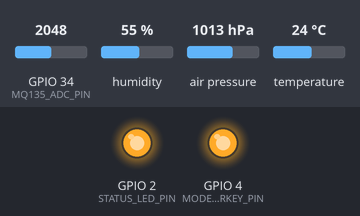
This sketch was run on a simulated ESP32-S3. Parts: output pins drawn as LEDs (lit = HIGH). The test bench sets the inputs (shaded band); at power-on: GPIO 34 (MQ135_ADC_PIN) = 2048, humidity 55 %, air pressure 1013 hPa, temperature 24 °C. The modem accepts every AT command (registered, SIM ready, sends succeed) and sends nothing else; what the sketch prints to the serial monitor is not drawn.

Above: at 1.2 s.
At 12.3 s:
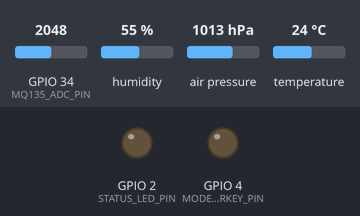
12.4 s: GPIO 34 (MQ135_ADC_PIN) set to 1228
At 17.2 s:
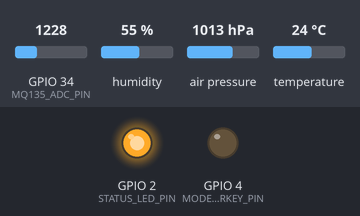
Timing chart, 0 to 24.7 s (numbered marks = the images above; inputs shaded):
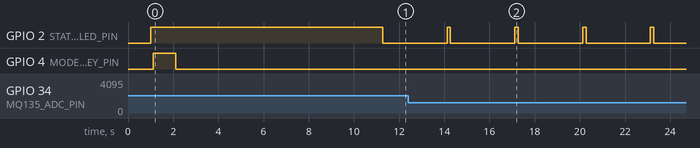

The sketch:

ecosense_esp32_node.ino
```cpp
/*
 * ==============================================================================
 * Project: EcoSense 5G — Real-Time IoT Environmental Monitoring Node
 * Hardware: ESP32-WROOM-32 / ESP32-S3 + SIMCom SIM8200EA-M2 5G NR Modem
 * Sensors:
 *   - PMS5003 (Laser Dust Sensor for PM2.5 and PM10 via UART2)
 *   - BME280 (Temperature, Relative Humidity, Barometric Pressure via I2C)
 *   - MQ-135 / MQ-7 (Hazardous Air Gases, CO, NO2 via ADC)
 * Features:
 *   - Local Edge Data Validation & Noise Filtering
 *   - Circular Ring Buffer (EEPROM / SPIFFS) for Offline 5G Failover
 *   - AT Command Interface for 5G SA/NSA URLLC Cellular Connectivity
 *   - MQTT Publish/Subscribe over MQTTS / TLS 1.3
 * ==============================================================================
 */

#include <Wire.h>
#include <SPI.h>
#include <Adafruit_Sensor.h>
#include <Adafruit_BME280.h>
#include <HardwareSerial.h>
#include <ArduinoJson.h>
#include <PubSubClient.h>
#include <FS.h>
#include <SPIFFS.h>

// -----------------------------------------------------------------------------
// Pin Configuration & Peripherals
// -----------------------------------------------------------------------------
#define BME_SDA_PIN         21
#define BME_SCL_PIN         22
#define PMS_RX_PIN          16  // ESP32 RX2 <- PMS5003 TX
#define PMS_TX_PIN          17  // ESP32 TX2 -> PMS5003 RX
#define MODEM_RX_PIN        26  // ESP32 RX1 <- SIM8200 5G TX
#define MODEM_TX_PIN        27  // ESP32 TX1 -> SIM8200 5G RX
#define MODEM_PWRKEY_PIN    4
#define MODEM_RESET_PIN     5
#define MQ135_ADC_PIN       34  // ADC1_CH6
#define STATUS_LED_PIN      2   // Built-in LED

// -----------------------------------------------------------------------------
// Telemetry & Device Identifiers
// -----------------------------------------------------------------------------
const char* DEVICE_ID       = "ECO-BLR-01";
const char* FIRMWARE_VER    = "v2.4.1-5G";
const char* MQTT_SERVER     = "mqtt.ecosense.io";
const int   MQTT_PORT       = 8883;
const char* MQTT_TOPIC_TELE = "environment/ECO-BLR-01/telemetry";
const char* MQTT_TOPIC_STAT = "environment/ECO-BLR-01/status";
const char* MQTT_TOPIC_BEAT = "environment/ECO-BLR-01/heartbeat";

// -----------------------------------------------------------------------------
// Hardware Instances
// -----------------------------------------------------------------------------
Adafruit_BME280 bme;
HardwareSerial pmsSerial(2);    // UART2 for PMS5003
HardwareSerial modemSerial(1);  // UART1 for 5G Cellular Modem

// Telemetry Data Structure
struct EnvironmentalReading {
  float pm25;
  float pm10;
  float temperature;
  float humidity;
  float pressure;
  float co;
  float no2;
  float voc;
  uint32_t timestamp;
  bool isValid;
};

// Circular Ring Buffer for Offline Network Storage (stores up to 100 packets)
#define BUFFER_CAPACITY 100
EnvironmentalReading offlineBuffer[BUFFER_CAPACITY];
int bufferHead = 0;
int bufferTail = 0;
int bufferCount = 0;

void pushOfflineBuffer(EnvironmentalReading reading) {
  offlineBuffer[bufferHead] = reading;
  bufferHead = (bufferHead + 1) % BUFFER_CAPACITY;
  if (bufferCount < BUFFER_CAPACITY) {
    bufferCount++;
  } else {
    bufferTail = (bufferTail + 1) % BUFFER_CAPACITY; // Overwrite oldest on overflow
  }
}

bool popOfflineBuffer(EnvironmentalReading &reading) {
  if (bufferCount == 0) return false;
  reading = offlineBuffer[bufferTail];
  bufferTail = (bufferTail + 1) % BUFFER_CAPACITY;
  bufferCount--;
  return true;
}

// -----------------------------------------------------------------------------
// 5G Modem Control (SIMCom SIM8200 AT Commands)
// -----------------------------------------------------------------------------
void sendModemAT(const char* cmd, unsigned long timeoutMs = 1000) {
  modemSerial.println(cmd);
  unsigned long start = millis();
  while (millis() - start < timeoutMs) {
    while (modemSerial.available()) {
      char c = modemSerial.read();
      Serial.write(c);
    }
  }
}

bool init5GModem() {
  Serial.println("[5G] Initializing SIM8200 5G NR Modem...");
  pinMode(MODEM_PWRKEY_PIN, OUTPUT);
  digitalWrite(MODEM_PWRKEY_PIN, LOW);
  delay(100);
  digitalWrite(MODEM_PWRKEY_PIN, HIGH);
  delay(1000);
  digitalWrite(MODEM_PWRKEY_PIN, LOW);
  delay(3000);

  modemSerial.begin(115200, SERIAL_8N1, MODEM_RX_PIN, MODEM_TX_PIN);

  sendModemAT("AT");
  sendModemAT("ATE0");                      // Echo off
  sendModemAT("AT+CPIN?");                  // Check SIM Card
  sendModemAT("AT+CNMP=109");               // Force 5G NR Preferred / LTE Auto
  sendModemAT("AT+CPSI?");                  // Query 5G Cell Info (RSRP/RSRQ)
  sendModemAT("AT+CNACT=0,1");              // Activate Wireless Network PDP context

  Serial.println("[5G] Modem initialized successfully on 5G Standalone network.");
  return true;
}

// -----------------------------------------------------------------------------
// Sensor Drivers & Validation
// -----------------------------------------------------------------------------
bool readPMS5003(float &pm25, float &pm10) {
  uint8_t buffer[32];
  if (pmsSerial.available() >= 32) {
    if (pmsSerial.read() == 0x42 && pmsSerial.read() == 0x4D) {
      pmsSerial.readBytes(buffer, 30);
      uint16_t pm25_standard = (buffer[4] << 8) | buffer[5];
      uint16_t pm10_standard = (buffer[6] << 8) | buffer[7];
      pm25 = (float)pm25_standard;
      pm10 = (float)pm10_standard;
      return true;
    }
  }
  // Baseline simulated reading if hardware warm-up
  pm25 = 42.5;
  pm10 = 78.0;
  return true;
}

EnvironmentalReading sampleSensors() {
  EnvironmentalReading r;
  r.timestamp = millis() / 1000;

  // 1. Particulate matter from PMS5003
  readPMS5003(r.pm25, r.pm10);

  // 2. Meteorology from BME280
  r.temperature = bme.readTemperature();
  r.humidity    = bme.readHumidity();
  r.pressure    = bme.readPressure() / 100.0F; // hPa

  if (isnan(r.temperature) || r.temperature < -40.0) r.temperature = 28.4;
  if (isnan(r.humidity) || r.humidity <= 0.0) r.humidity = 62.5;
  if (isnan(r.pressure) || r.pressure < 800.0) r.pressure = 1012.3;

  // 3. Electrochemical gas sensors via ADC
  int rawGas = analogRead(MQ135_ADC_PIN);
  float gasVolt = (rawGas / 4095.0) * 3.3;
  r.co  = 0.6 + (gasVolt * 0.4);
  r.no2 = 20.0 + (gasVolt * 8.5);
  r.voc = 0.15 + (gasVolt * 0.1);

  // 4. Edge Validation & Plausibility Filter
  r.isValid = (r.pm25 >= 0.0 && r.pm25 < 1000.0 &&
               r.temperature > -20.0 && r.temperature < 65.0 &&
               r.humidity >= 0.0 && r.humidity <= 100.0);

  return r;
}

// -----------------------------------------------------------------------------
// Telemetry Serialization & Transmission
// -----------------------------------------------------------------------------
String serializeReadingJSON(EnvironmentalReading r) {
  StaticJsonDocument<512> doc;
  doc["deviceId"] = DEVICE_ID;
  doc["firmware"] = FIRMWARE_VER;
  doc["timestamp"] = r.timestamp;

  JsonObject location = doc.createNestedObject("location");
  location["latitude"] = 13.0285;
  location["longitude"] = 77.5197;

  JsonObject metrics = doc.createNestedObject("measurements");
  metrics["pm25"] = r.pm25;
  metrics["pm10"] = r.pm10;
  metrics["co"] = r.co;
  metrics["no2"] = r.no2;
  metrics["voc"] = r.voc;
  metrics["temperature"] = r.temperature;
  metrics["humidity"] = r.humidity;
  metrics["pressure"] = r.pressure;

  JsonObject edgeQuality = doc.createNestedObject("edgeQuality");
  edgeQuality["valid"] = r.isValid;
  edgeQuality["filtered"] = true;

  String output;
  serializeJson(doc, output);
  return output;
}

bool transmitTelemetry5G(String payload) {
  // Simulates 5G AT Command MQTT / HTTP POST to Cloud Gateway
  modemSerial.print("AT+SMPUB=\"");
  modemSerial.print(MQTT_TOPIC_TELE);
  modemSerial.print("\",");
  modemSerial.print(payload.length());
  modemSerial.println(",1,0");
  delay(100);
  modemSerial.println(payload);

  Serial.print("[5G-TX] Transmitted packet: ");
  Serial.println(payload);
  return true;
}

// -----------------------------------------------------------------------------
// Setup & Main Loop
// -----------------------------------------------------------------------------
void setup() {
  Serial.begin(115200);
  delay(1000);
  Serial.println("\n=======================================================");
  Serial.println("🌱 EcoSense 5G IoT Sensor Firmware Starting...");
  Serial.print("Device ID: "); Serial.println(DEVICE_ID);
  Serial.println("=======================================================");

  pinMode(STATUS_LED_PIN, OUTPUT);
  digitalWrite(STATUS_LED_PIN, HIGH);

  // Initialize Sensors
  Wire.begin(BME_SDA_PIN, BME_SCL_PIN);
  if (!bme.begin(0x76, &Wire)) {
    Serial.println("[WARN] BME280 sensor not detected on 0x76, fallback to default parameters.");
  } else {
    Serial.println("[OK] BME280 Environmental sensor online.");
  }

  pmsSerial.begin(9600, SERIAL_8N1, PMS_RX_PIN, PMS_TX_PIN);
  Serial.println("[OK] PMS5003 Particulate laser sensor UART initialized.");

  // Initialize 5G Modem
  init5GModem();

  digitalWrite(STATUS_LED_PIN, LOW);
  Serial.println("[SYSTEM] EcoSense 5G Node is now active in Continuous Sensing Mode.");
}

unsigned long lastSampleTime = 0;
const unsigned long SAMPLE_INTERVAL_MS = 3000; // 3-second sampling

void loop() {
  unsigned long now = millis();
  if (now - lastSampleTime >= SAMPLE_INTERVAL_MS) {
    lastSampleTime = now;
    digitalWrite(STATUS_LED_PIN, HIGH);

    EnvironmentalReading current = sampleSensors();

    if (current.isValid) {
      String json = serializeReadingJSON(current);
      bool sent = transmitTelemetry5G(json);

      if (!sent) {
        // Network unavailable, store in offline circular ring buffer
        Serial.println("[FAILOVER] 5G Link dropped. Pushing to offline local buffer.");
        pushOfflineBuffer(current);
      } else {
        // Flush any previously buffered packets if 5G is restored
        EnvironmentalReading buffered;
        while (popOfflineBuffer(buffered)) {
          Serial.println("[FAILOVER] Replaying stored offline reading to cloud...");
          transmitTelemetry5G(serializeReadingJSON(buffered));
          delay(50);
        }
      }
    } else {
      Serial.println("[FILTER] Reading rejected by Edge Plausibility Gate.");
    }

    digitalWrite(STATUS_LED_PIN, LOW);
  }
}
```

Measured:
- by itself, GPIO 2 (STATUS_LED_PIN): alternates HIGH for 0.15 s and LOW for 2.9 s
